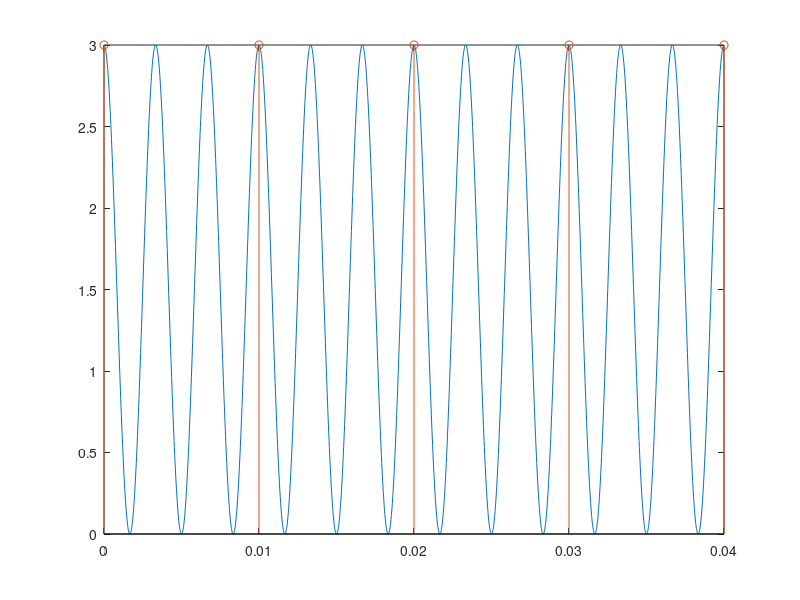

Write MATLAB code to recreate this figure.
a = 3;
b = 2;
f = 150;
T = 1/f;
t = 0:0.00002:6*T;
st = 3*(sin(100*a*pi*t + pi/2)).^2;
plot(t,st)
hold on;

tt = 0:0.01:6*T;
xt = 3*(sin(100*a*pi*tt + pi/2)).^2;
stem(tt,xt)
